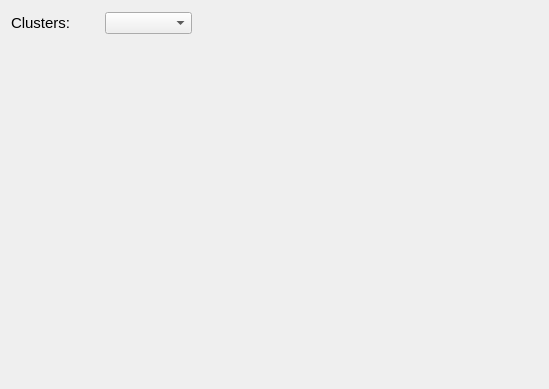
<?xml version="1.0" encoding="UTF-8"?>
<ui version="4.0">
 <class>widget_wordcloud</class>
 <widget class="QWidget" name="widget_wordcloud">
  <property name="geometry">
   <rect>
    <x>0</x>
    <y>0</y>
    <width>549</width>
    <height>389</height>
   </rect>
  </property>
  <property name="windowTitle">
   <string>Form</string>
  </property>
  <widget class="QLabel" name="label_wordcloud">
   <property name="geometry">
    <rect>
     <x>0</x>
     <y>50</y>
     <width>551</width>
     <height>341</height>
    </rect>
   </property>
   <property name="styleSheet">
    <string notr="true"/>
   </property>
   <property name="text">
    <string/>
   </property>
  </widget>
  <widget class="QWidget" name="">
   <property name="geometry">
    <rect>
     <x>11</x>
     <y>11</y>
     <width>181</width>
     <height>24</height>
    </rect>
   </property>
   <layout class="QHBoxLayout" name="hlayout_clusters">
    <item>
     <widget class="QLabel" name="label">
      <property name="font">
       <font>
        <pointsize>11</pointsize>
       </font>
      </property>
      <property name="text">
       <string>Clusters:</string>
      </property>
     </widget>
    </item>
    <item>
     <widget class="QComboBox" name="combobox_wordcloud"/>
    </item>
   </layout>
  </widget>
 </widget>
 <resources/>
 <connections/>
</ui>
